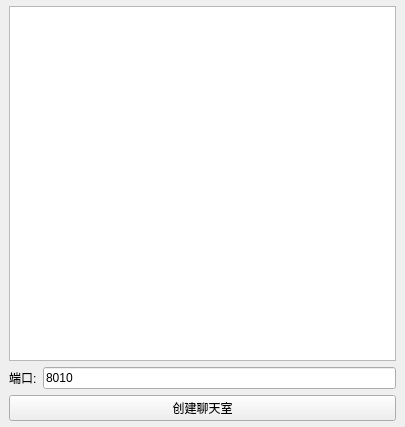
<?xml version="1.0" encoding="UTF-8"?>
<ui version="4.0">
 <class>MainWindow</class>
 <widget class="QMainWindow" name="MainWindow">
  <property name="geometry">
   <rect>
    <x>0</x>
    <y>0</y>
    <width>405</width>
    <height>427</height>
   </rect>
  </property>
  <property name="windowTitle">
   <string>TCP Server</string>
  </property>
  <widget class="QWidget" name="centralWidget">
   <layout class="QGridLayout" name="gridLayout">
    <property name="leftMargin">
     <number>9</number>
    </property>
    <property name="topMargin">
     <number>6</number>
    </property>
    <property name="rightMargin">
     <number>9</number>
    </property>
    <property name="bottomMargin">
     <number>6</number>
    </property>
    <item row="2" column="0">
     <layout class="QHBoxLayout" name="horizontalLayout">
      <item>
       <widget class="QLabel" name="lport">
        <property name="sizePolicy">
         <sizepolicy hsizetype="Maximum" vsizetype="Maximum">
          <horstretch>0</horstretch>
          <verstretch>0</verstretch>
         </sizepolicy>
        </property>
        <property name="maximumSize">
         <size>
          <width>40</width>
          <height>40</height>
         </size>
        </property>
        <property name="text">
         <string>端口:</string>
        </property>
       </widget>
      </item>
      <item>
       <widget class="QLineEdit" name="leport">
        <property name="text">
         <string>8010</string>
        </property>
       </widget>
      </item>
     </layout>
    </item>
    <item row="1" column="0">
     <widget class="QListWidget" name="lwContent">
      <property name="sizePolicy">
       <sizepolicy hsizetype="Expanding" vsizetype="Expanding">
        <horstretch>0</horstretch>
        <verstretch>0</verstretch>
       </sizepolicy>
      </property>
      <property name="minimumSize">
       <size>
        <width>300</width>
        <height>300</height>
       </size>
      </property>
     </widget>
    </item>
    <item row="4" column="0">
     <widget class="QPushButton" name="pbCreat">
      <property name="text">
       <string>创建聊天室</string>
      </property>
     </widget>
    </item>
   </layout>
  </widget>
 </widget>
 <layoutdefault spacing="6" margin="11"/>
 <resources/>
 <connections/>
</ui>
